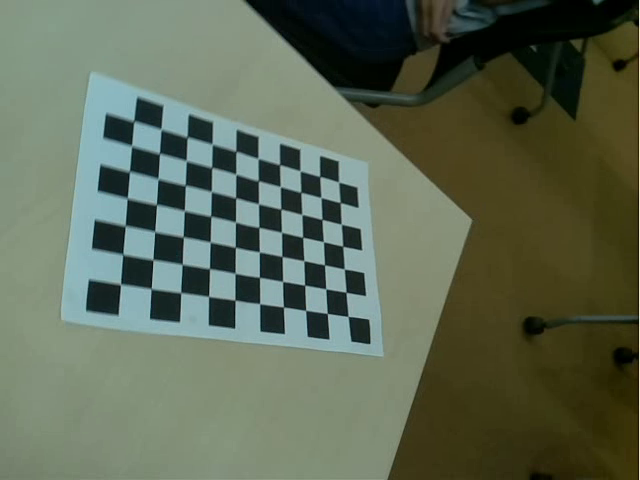
//> input picture test/10.png, 640 x 480 px
$ ./opencv   (built with g++ and OpenCV 4)
//> lines starting //> are read from the running program, lines starting //| are printed output that depends on the picture; after the words box and inside, x2 and y2 are one past the last pixel; in counts of white or black regions, pixels touching at a corner belong together
#include <iostream>
#include <string>
#include <sstream>
#include <iomanip>
#include <opencv2/opencv.hpp>
#include <opencv2/imgcodecs.hpp>
#include <vector>

using namespace std;

#define IMAGE_NUM  (26)         /* 画像数 */
#define PAT_ROW    (7)          /* パターンの行数 */
#define PAT_COL    (10)         /* パターンの列数 */
#define PAT_SIZE   (PAT_ROW*PAT_COL)
#define ALL_POINTS (IMAGE_NUM*PAT_SIZE)
#define CHESS_SIZE (24.0)       /* パターン1マスの1辺サイズ[mm] */

int main(int argc, char *argv[])
{
	int i, j, k;
	int found_num = 0;
	int corner_count, found;
	int p_count[IMAGE_NUM];
	// cv::Mat src_img[IMAGE_NUM];
	vector<cv::Mat> srcImages;
	cv::Size pattern_size = cv::Size2i(PAT_COL, PAT_ROW);
	vector<cv::Point2f> corners;
	vector<vector<cv::Point2f>> img_points;

	// (1)キャリブレーション画像の読み込み
	for (i = 0; i < IMAGE_NUM; i++)
	{
		ostringstream ostr;
		ostr << setw(2) << i+10 << ".png";
		cv::Mat src = cv::imread(ostr.str());
//> src is the input picture: 480 rows x 640 cols, CV_8UC3; mean B, G, R 84.5, 103.8, 93.2
		if (src.empty())
		{
			cerr << "cannot load image file : " << ostr.str() << endl;
		}
		else
		{
			srcImages.push_back(src);
		}
		bool found = cv::findChessboardCorners(srcImages[i], pattern_size, corners);
//> corners = 70 Points (x, y), first 12: [348, 316.4], [327.3, 313.5], [305.6, 310.4], [283.5, 307], [259.6, 303.6], [235, 300.2], [208.5, 296.4], [180.8, 292.6], [151.1, 288.5], [120.4, 284.5], [346.1, 292.3], [325.8, 288.8]; found = true
		if (found)
		{
			cout << setfill('0') << setw(2) << i << "... ok" << endl;
			found_num++;
		}
		else
		{
			cerr << setfill('0') << setw(2) << i << "... fail" << endl;
		}

		// (4)コーナー位置をサブピクセル精度に修正，描画
		cv::Mat src_gray = cv::Mat(srcImages[i].size(), CV_8UC1);
//> src_gray: 480 rows x 640 cols, CV_8UC1; every value is 0
		cv::cvtColor(srcImages[i], src_gray, cv::COLOR_BGR2GRAY);
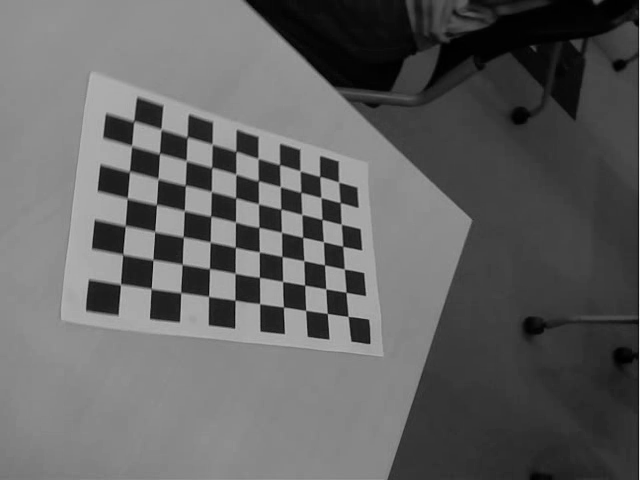
//> src_gray: 480 rows x 640 cols, CV_8UC1; min 0, max 235, mean 98.4
		cv::find4QuadCornerSubpix(src_gray, corners, cv::Size(3,3));
//> corners = 70 Points (x, y), first 12: [348, 316.4], [327.8, 313.8], [305.8, 310.8], [284, 307.5], [259.6, 303.6], [235.5, 300.5], [208.5, 296.4], [180.8, 292.6], [151.1, 288.5], [120.4, 284.5], [346.3, 292.7], [326.6, 289.1]
		cv::drawChessboardCorners(srcImages[i], pattern_size, corners, found);
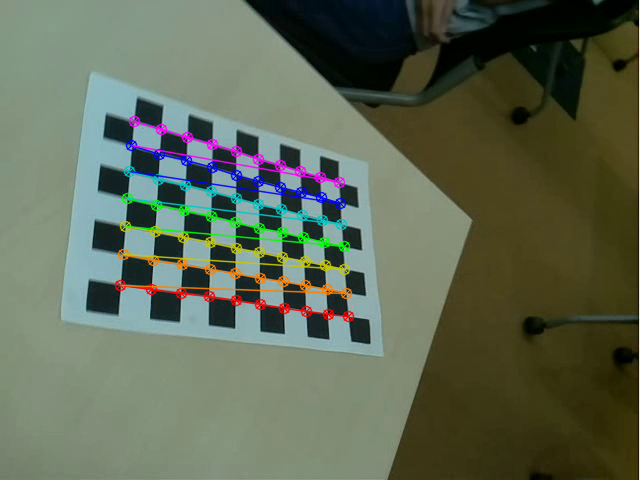
//> srcImages[0]: 480 rows x 640 cols, CV_8UC3; 4.38% of pixels changed, all inside (x1, y1, x2, y2) = (114, 115, 355, 323)
		img_points.push_back(corners);
//> img_points = 1 point lists
//> (the run ends here: the program crashes, at `bool found = cv::findChessboardCorners(srcImages[i], pattern_size, cor..`)
